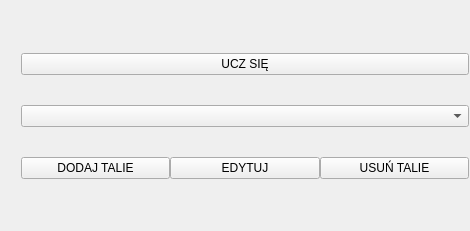
<?xml version="1.0" encoding="UTF-8"?>
<ui version="4.0">
 <class>StartWidget</class>
 <widget class="QWidget" name="StartWidget">
  <property name="windowModality">
   <enum>Qt::NonModal</enum>
  </property>
  <property name="enabled">
   <bool>true</bool>
  </property>
  <property name="geometry">
   <rect>
    <x>0</x>
    <y>0</y>
    <width>470</width>
    <height>231</height>
   </rect>
  </property>
  <property name="sizePolicy">
   <sizepolicy hsizetype="Minimum" vsizetype="Minimum">
    <horstretch>100</horstretch>
    <verstretch>100</verstretch>
   </sizepolicy>
  </property>
  <property name="tabletTracking">
   <bool>false</bool>
  </property>
  <property name="windowTitle">
   <string>Form</string>
  </property>
  <property name="autoFillBackground">
   <bool>false</bool>
  </property>
  <layout class="QFormLayout" name="formLayout_2">
   <property name="sizeConstraint">
    <enum>QLayout::SetNoConstraint</enum>
   </property>
   <property name="fieldGrowthPolicy">
    <enum>QFormLayout::AllNonFixedFieldsGrow</enum>
   </property>
   <property name="rowWrapPolicy">
    <enum>QFormLayout::WrapLongRows</enum>
   </property>
   <property name="labelAlignment">
    <set>Qt::AlignCenter</set>
   </property>
   <property name="formAlignment">
    <set>Qt::AlignCenter</set>
   </property>
   <property name="horizontalSpacing">
    <number>20</number>
   </property>
   <property name="verticalSpacing">
    <number>30</number>
   </property>
   <property name="leftMargin">
    <number>1</number>
   </property>
   <property name="topMargin">
    <number>1</number>
   </property>
   <property name="rightMargin">
    <number>1</number>
   </property>
   <property name="bottomMargin">
    <number>1</number>
   </property>
   <item row="2" column="1">
    <layout class="QHBoxLayout" name="horizontalLayout_2">
     <property name="sizeConstraint">
      <enum>QLayout::SetNoConstraint</enum>
     </property>
     <item>
      <widget class="QPushButton" name="new_deck_button">
       <property name="sizePolicy">
        <sizepolicy hsizetype="Minimum" vsizetype="Maximum">
         <horstretch>0</horstretch>
         <verstretch>0</verstretch>
        </sizepolicy>
       </property>
       <property name="text">
        <string>DODAJ TALIE</string>
       </property>
      </widget>
     </item>
     <item>
      <widget class="QPushButton" name="edit_button">
       <property name="sizePolicy">
        <sizepolicy hsizetype="Minimum" vsizetype="Maximum">
         <horstretch>0</horstretch>
         <verstretch>0</verstretch>
        </sizepolicy>
       </property>
       <property name="text">
        <string>EDYTUJ</string>
       </property>
      </widget>
     </item>
     <item>
      <widget class="QPushButton" name="delete_button">
       <property name="sizePolicy">
        <sizepolicy hsizetype="Minimum" vsizetype="Maximum">
         <horstretch>0</horstretch>
         <verstretch>0</verstretch>
        </sizepolicy>
       </property>
       <property name="text">
        <string>USUŃ TALIE</string>
       </property>
      </widget>
     </item>
    </layout>
   </item>
   <item row="0" column="1">
    <widget class="QPushButton" name="learn_button">
     <property name="sizePolicy">
      <sizepolicy hsizetype="Minimum" vsizetype="Maximum">
       <horstretch>0</horstretch>
       <verstretch>0</verstretch>
      </sizepolicy>
     </property>
     <property name="text">
      <string>UCZ SIĘ</string>
     </property>
    </widget>
   </item>
   <item row="1" column="1">
    <widget class="QComboBox" name="decks_view">
     <property name="sizePolicy">
      <sizepolicy hsizetype="Minimum" vsizetype="Maximum">
       <horstretch>0</horstretch>
       <verstretch>0</verstretch>
      </sizepolicy>
     </property>
     <property name="sizeAdjustPolicy">
      <enum>QComboBox::AdjustToContents</enum>
     </property>
     <property name="iconSize">
      <size>
       <width>14</width>
       <height>16</height>
      </size>
     </property>
    </widget>
   </item>
  </layout>
 </widget>
 <resources/>
 <connections/>
</ui>
